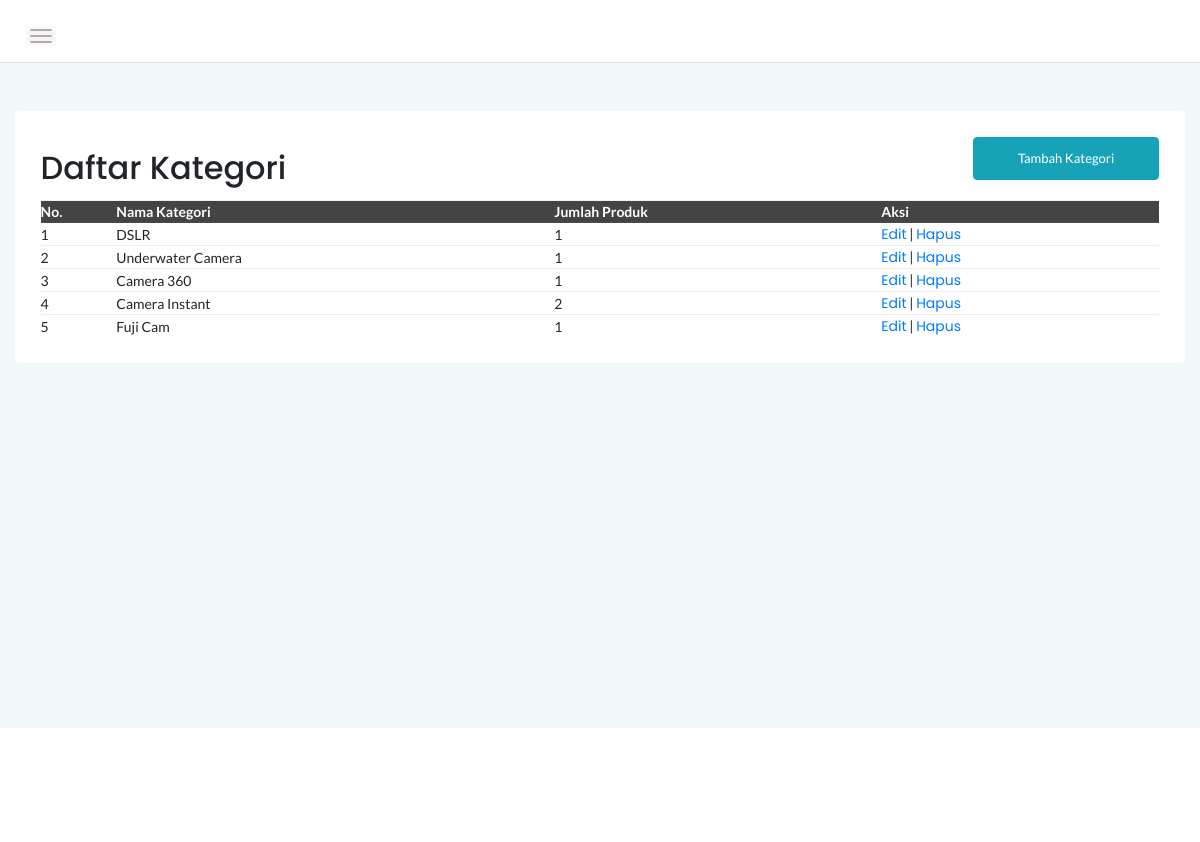
Page /admin/kategori.php (signed in) on the committed database.
### tables this page shows
CREATE TABLE `tb_kategori` (
  `category_id` int(11) NOT NULL,
  `category_name` varchar(100) NOT NULL
);

### admin/kategori.php (the view, shortened to what this page needs)
<!doctype html>
<html class="no-js" lang="en">
<head>
    <?php require '_headtags.php' ?>
</head>
<body>
    <div class="page-container">
        <div class="main-content">
            <?php require '_header.php' ?>
            <div class="main-content-inner">
                <div class="row mt-5 mb-5">
                    <div class="col-12">
                        <div class="card">
                            <div class="card-body">
                                <div class="d-sm-flex justify-content-between align-items-center">
									<h2>Daftar Kategori</h2>
									<button style="margin-bottom:20px" data-toggle="modal" data-target="#myModal" class="btn btn-info col-md-2">Tambah Kategori</button>
                                </div>
                                    <div class="data-tables datatable-dark">
										 <table id="dataTable3" class="display" style="width:100%"><thead class="thead-dark">
											<tr>
												<th>No.</th>
												<th>Nama Kategori</th>
												<th>Jumlah Produk</th>
												<th>Aksi</th>
											</tr></thead><tbody>
											<?php
											$kategori=mysqli_query($conn,"SELECT * from tb_kategori order by category_id ASC");
											$n=1;
											foreach ($kategori as $k) {
												?>
												<tr>
													<td><?php echo $n++ ?></td>
													<td><?php echo $k['category_name'] ?></td>
													<td>
														<?php
														$id = $k['category_id'];
														$produk = mysqli_query($conn, "SELECT * FROM tb_product WHERE category_id = $id");
														echo mysqli_num_rows($produk);
														?>
													</td>
													<td><a href="edit-kategori.php?id=<?= $id ?>">Edit</a> | <a href="hapus-kategori.php?id=<?= $id ?>" onclick="return confirm('Apakah anda yakin?')">Hapus</a></td>
												</tr>
												<?php
											}
											?>
										</tbody>
										</table>
                                    </div>
								 </div>
                            </div>
                        </div>
                    </div>
                </div>
            </div>
        </div>
        <footer>
            <div class="footer-area">
            </div>
        </footer>
</body>
</html>

### admin/assets/css/styles.css (style rules this page uses)
.page-container { width: 100%; height: 100%; min-height: 100vh; padding-left: 280px; -webkit-transition: padding-left 0.3s ease 0s; transition: padding-left 0.3s ease 0s; }
.card { border: none; border-radius: 4px; background-color: #fff; -webkit-transition: all 0.3s ease 0s; transition: all 0.3s ease 0s; }
.card-body { padding: 25.6px; padding: 1.6rem; }
.main-content { width: 100%; background: #F3F8FB; }
.main-content-inner { padding: 0 30px 50px; }
.footer-area { text-align: center; padding: 23px 0 19px; background: #fff; }
.btn { padding: 11px 17px; font-size: 13px; letter-spacing: 0; }
table tr th { border-bottom: none; }
table tr th, table tr td { border-top: 1px solid rgba(120, 130, 140, 0.13) !important; }
.datatable-dark thead { background: #444; color: #fff; }

### admin/assets/css/responsive.css (style rules this page uses)
@media (min-width: 1200px) and (max-width: 1364px) { .main-content-inner { padding: 0 15px 50px; } }
@media (min-width: 1200px) and (max-width: 1364px) { .page-container, .sbar_collapsed.page-container { padding-left: 0; } }

### rows in the picture
tb_kategori: category_name "DSLR", mysqli_num_rows($produk) "1"
tb_kategori: category_name "Underwater Camera", mysqli_num_rows($produk) "1"
tb_kategori: category_name "Camera 360", mysqli_num_rows($produk) "1"
tb_kategori: category_name "Camera Instant", mysqli_num_rows($produk) "2"
tb_kategori: category_name "Fuji Cam", mysqli_num_rows($produk) "1"
